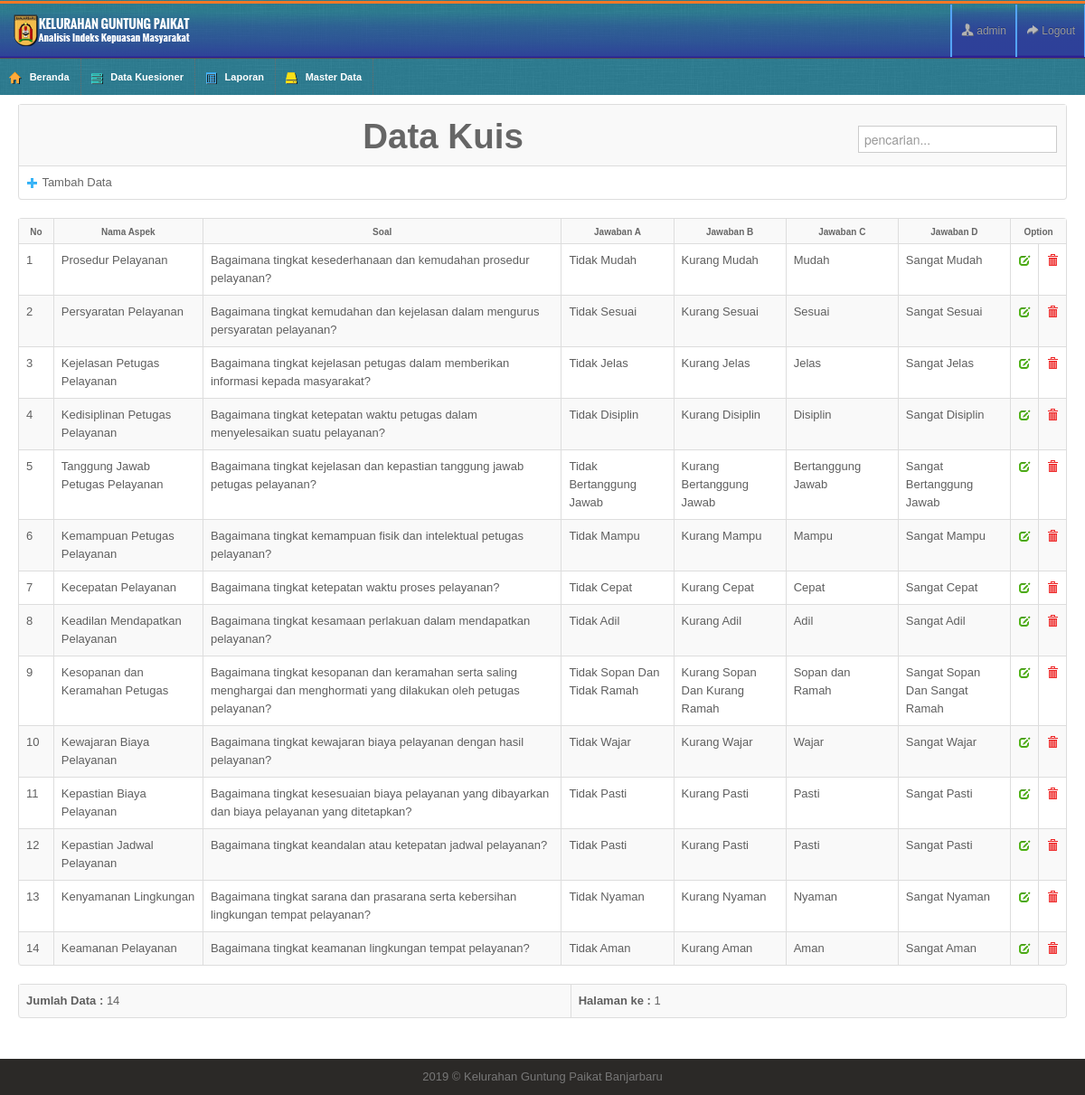
/?page=Kuis-Data (signed in), run on the app's committed database.
### tables this page shows
CREATE TABLE `tkuis` (
  `id_kuis` int(11) NOT NULL AUTO_INCREMENT,
  `id_aspek` int(11) NOT NULL,
  `soal` varchar(255) NOT NULL,
  `jawaban_a` varchar(100) NOT NULL,
  `jawaban_b` varchar(100) NOT NULL,
  `jawaban_c` varchar(100) NOT NULL,
  `jawaban_d` varchar(100) NOT NULL,
  PRIMARY KEY (`id_kuis`),
  KEY `id_aspek` (`id_aspek`)
);

CREATE TABLE `taspek` (
  `id_aspek` int(11) NOT NULL AUTO_INCREMENT,
  `nama_aspek` varchar(100) NOT NULL,
  PRIMARY KEY (`id_aspek`)
);

### page/lib/dtkuis.php (called while the page is built, shortened)
<?php
$tableName	= "tkuis";
$isian0		= "No";
$field0		= "id_kuis";
$field1		= "id_aspek";
$isian1		= "Nama Aspek";
$field2		= "soal";
$isian2		= "Soal";
$field3		= "jawaban_a";
$isian3		= "Jawaban A";
$field4		= "jawaban_b";
$isian4		= "Jawaban B";
$field5		= "jawaban_c";
$isian5		= "Jawaban C";
$field6		= "jawaban_d";
$isian6		= "Jawaban D";
$formName	= "Kuis";
?>

### page/mast/kuis_data.php (the view, shortened to what this page needs)
<?php
include_once "lib/seslogin.php";
include_once "page/lib/dtkuis.php";
$row = 20;
$hal = isset($_GET['hal']) ? $_GET['hal'] : 0;
$pageSql = "SELECT $tableName.*,nama_aspek FROM ".$tableName." LEFT JOIN taspek ON taspek.id_aspek=$tableName.id_aspek ";
$pageQry = mysqli_query($koneksidb, $pageSql) or die ("error paging: ".mysql_error());
$jml	 = mysqli_num_rows($pageQry);
$max	 = ceil($jml/$row);
?>
<table class="table table-bordered table-striped">
  <tr>
    <th><h1><b>Data <?php echo $formName;?></b> <form class="navbar-search pull-right"  method="POST" action="?page=<?php echo $formName?>-Data">
								<input type="text" name="qcari" placeholder="pencarian..." autofocus/>
  </form></h1></th>
  </tr>
  <tr>
  <td > <a class="toggle-link" href="?page=<?php echo $formName?>-Add"><i class="icon-plus"></i> Tambah Data</a>
  </td>
  </tr>
	<table class="table table-bordered table-striped">
      <tr>
        <th width="20" align="center"><strong><?php echo $isian0; ?></strong></th>
        <th width="180"><strong><?php echo $isian1; ?></strong></th>
        <th width="525"><strong><?php echo $isian2; ?></strong></th>
        <th width="120"><strong><?php echo $isian3; ?></strong></th>
        <th width="120"><strong><?php echo $isian4; ?></strong></th>
        <th width="120"><strong><?php echo $isian5; ?></strong></th>
        <th width="120"><strong><?php echo $isian6; ?></strong></th>
        <th colspan="3"><strong>Option</strong></th>
      </tr>
		<?php
		$mySql = $pageSql." ORDER BY ".$field0." ASC LIMIT $hal, $row";
		$myQry = mysqli_query($koneksidb, $mySql)  or die ("Query salah : ".mysql_error());
		$nomor  = 1;
		while ($kolomData = mysqli_fetch_array($myQry)) {
			$Kode = $kolomData[$field0];
		?>
      <tr>
        <td align="center"> <?php echo $nomor++; ?> </td>
        <td> <?php echo $kolomData['nama_aspek']; ?> </td>
        <td> <?php echo $kolomData[$field2]; ?> </td>
        <td> <?php echo $kolomData[$field3]; ?> </td>
        <td> <?php echo $kolomData[$field4]; ?> </td>
        <td> <?php echo $kolomData[$field5]; ?> </td>
        <td> <?php echo $kolomData[$field6]; ?> </td>
       <td class="cc" align="center"><a href="?page=<?php echo $formName;?>-Edit&Kode=<?php echo $Kode; ?>" target="_self"><i class="icon-edit"></i></a></td>
       <td class="cc" align="center"><a href="?page=<?php echo $formName;?>-Delete&Kode=<?php echo $Kode; ?>" onclick="return confirm('Anda Yakin menghapus Data <?php echo $formName;?> dengan Nama <?php echo $kolomData[$field1]; ?>? ')"><i class="icon-trash"></i></a></td>
      </tr>
      <?php } ?>
    </table>
	<table class="table table-bordered table-striped">
  <tr>
    <td><strong>Jumlah Data :</strong> <?php echo $jml; ?> </td>
    <td align="right"><b>Halaman ke :</b>
	<?php
	for ($h = 1; $h <= $max; $h++) {
		$list[$h] = $row * $h - $row;
		echo " <a href='?page=".$formName."-Data&hal=$list[$h]'>$h</a> ";
	}
	?>	</td>
  </tr>
</table>

### css/maruti-style.css (style rules this page uses)
* { outline:none !important; -moz-outline: none !important; }
body { overflow-x: hidden; margin-top: -9px; }
.widget-title, .modal-header, .table th, div.dataTables_wrapper .ui-widget-header { background-color: #efefef; border-bottom: 1px solid #CDCDCD; height: 36px; }
.table th { height: auto; font-size: 10px; padding: 5px 10px 2px; border-bottom: 0; text-align: center; color: #666666; }
form { margin-bottom: 0; }

### css/maruti-media.css (style rules this page uses)
body { background:url(../images/backgrounds/blue.jpg) repeat; }

### data on the page
tkuis: id_aspek.nama_aspek "Prosedur Pelayanan", soal "Bagaimana tingkat kesederhanaan dan kemudahan prosedur pelayanan?", jawaban_a "Tidak Mudah", jawaban_b "Kurang Mudah", jawaban_c "Mudah", jawaban_d "Sangat Mudah"
tkuis: id_aspek.nama_aspek "Persyaratan Pelayanan", soal "Bagaimana tingkat kemudahan dan kejelasan dalam mengurus persyaratan pelayanan?", jawaban_a "Tidak Sesuai", jawaban_b "Kurang Sesuai", jawaban_c "Sesuai", jawaban_d "Sangat Sesuai"
tkuis: id_aspek.nama_aspek "Kejelasan Petugas Pelayanan", soal "Bagaimana tingkat kejelasan petugas dalam memberikan informasi kepada masyarakat?", jawaban_a "Tidak Jelas", jawaban_b "Kurang Jelas", jawaban_c "Jelas", jawaban_d "Sangat Jelas"
tkuis: id_aspek.nama_aspek "Kedisiplinan Petugas Pelayanan", soal "Bagaimana tingkat ketepatan waktu petugas dalam menyelesaikan suatu pelayanan?", jawaban_a "Tidak Disiplin", jawaban_b "Kurang Disiplin", jawaban_c "Disiplin", jawaban_d "Sangat Disiplin"
tkuis: id_aspek.nama_aspek "Tanggung Jawab Petugas Pelayanan", soal "Bagaimana tingkat kejelasan dan kepastian tanggung jawab petugas pelayanan?", jawaban_a "Tidak Bertanggung Jawab", jawaban_b "Kurang Bertanggung Jawab", jawaban_c "Bertanggung Jawab", jawaban_d "Sangat Bertanggung Jawab"
tkuis: id_aspek.nama_aspek "Kemampuan Petugas Pelayanan", soal "Bagaimana tingkat kemampuan fisik dan intelektual petugas pelayanan?", jawaban_a "Tidak Mampu", jawaban_b "Kurang Mampu", jawaban_c "Mampu", jawaban_d "Sangat Mampu"
tkuis: id_aspek.nama_aspek "Kecepatan Pelayanan", soal "Bagaimana tingkat ketepatan waktu proses pelayanan?", jawaban_a "Tidak Cepat", jawaban_b "Kurang Cepat", jawaban_c "Cepat", jawaban_d "Sangat Cepat"
tkuis: id_aspek.nama_aspek "Keadilan Mendapatkan Pelayanan", soal "Bagaimana tingkat kesamaan perlakuan dalam mendapatkan pelayanan?", jawaban_a "Tidak Adil", jawaban_b "Kurang Adil", jawaban_c "Adil", jawaban_d "Sangat Adil"
tkuis: id_aspek.nama_aspek "Kesopanan dan Keramahan Petugas", soal "Bagaimana tingkat kesopanan dan keramahan serta saling menghargai dan menghormati yang dilakukan oleh petugas pelayanan?", jawaban_a "Tidak Sopan Dan Tidak Ramah", jawaban_b "Kurang Sopan Dan Kurang Ramah", jawaban_c "Sopan dan Ramah", jawaban_d "Sangat Sopan Dan Sangat Ramah"
tkuis: id_aspek.nama_aspek "Kewajaran Biaya Pelayanan", soal "Bagaimana tingkat kewajaran biaya pelayanan dengan hasil pelayanan?", jawaban_a "Tidak Wajar", jawaban_b "Kurang Wajar", jawaban_c "Wajar", jawaban_d "Sangat Wajar"
tkuis: id_aspek.nama_aspek "Kepastian Biaya Pelayanan", soal "Bagaimana tingkat kesesuaian biaya pelayanan yang dibayarkan dan biaya pelayanan yang ditetapkan?", jawaban_a "Tidak Pasti", jawaban_b "Kurang Pasti", jawaban_c "Pasti", jawaban_d "Sangat Pasti"
tkuis: id_aspek.nama_aspek "Kepastian Jadwal Pelayanan", soal "Bagaimana tingkat keandalan atau ketepatan jadwal pelayanan?", jawaban_a "Tidak Pasti", jawaban_b "Kurang Pasti", jawaban_c "Pasti", jawaban_d "Sangat Pasti"
tkuis: id_aspek.nama_aspek "Kenyamanan Lingkungan", soal "Bagaimana tingkat sarana dan prasarana serta kebersihan lingkungan tempat pelayanan?", jawaban_a "Tidak Nyaman", jawaban_b "Kurang Nyaman", jawaban_c "Nyaman", jawaban_d "Sangat Nyaman"
tkuis: id_aspek.nama_aspek "Keamanan Pelayanan", soal "Bagaimana tingkat keamanan lingkungan tempat pelayanan?", jawaban_a "Tidak Aman", jawaban_b "Kurang Aman", jawaban_c "Aman", jawaban_d "Sangat Aman"

### other printed values
$_SESSION['SES_LOGIN'] "admin"
$formName "Kuis"
$isian0 "No"
$isian1 "Nama Aspek"
$isian2 "Soal"
$isian3 "Jawaban A"
$isian4 "Jawaban B"
$isian5 "Jawaban C"
$isian6 "Jawaban D"
$jml "14"
